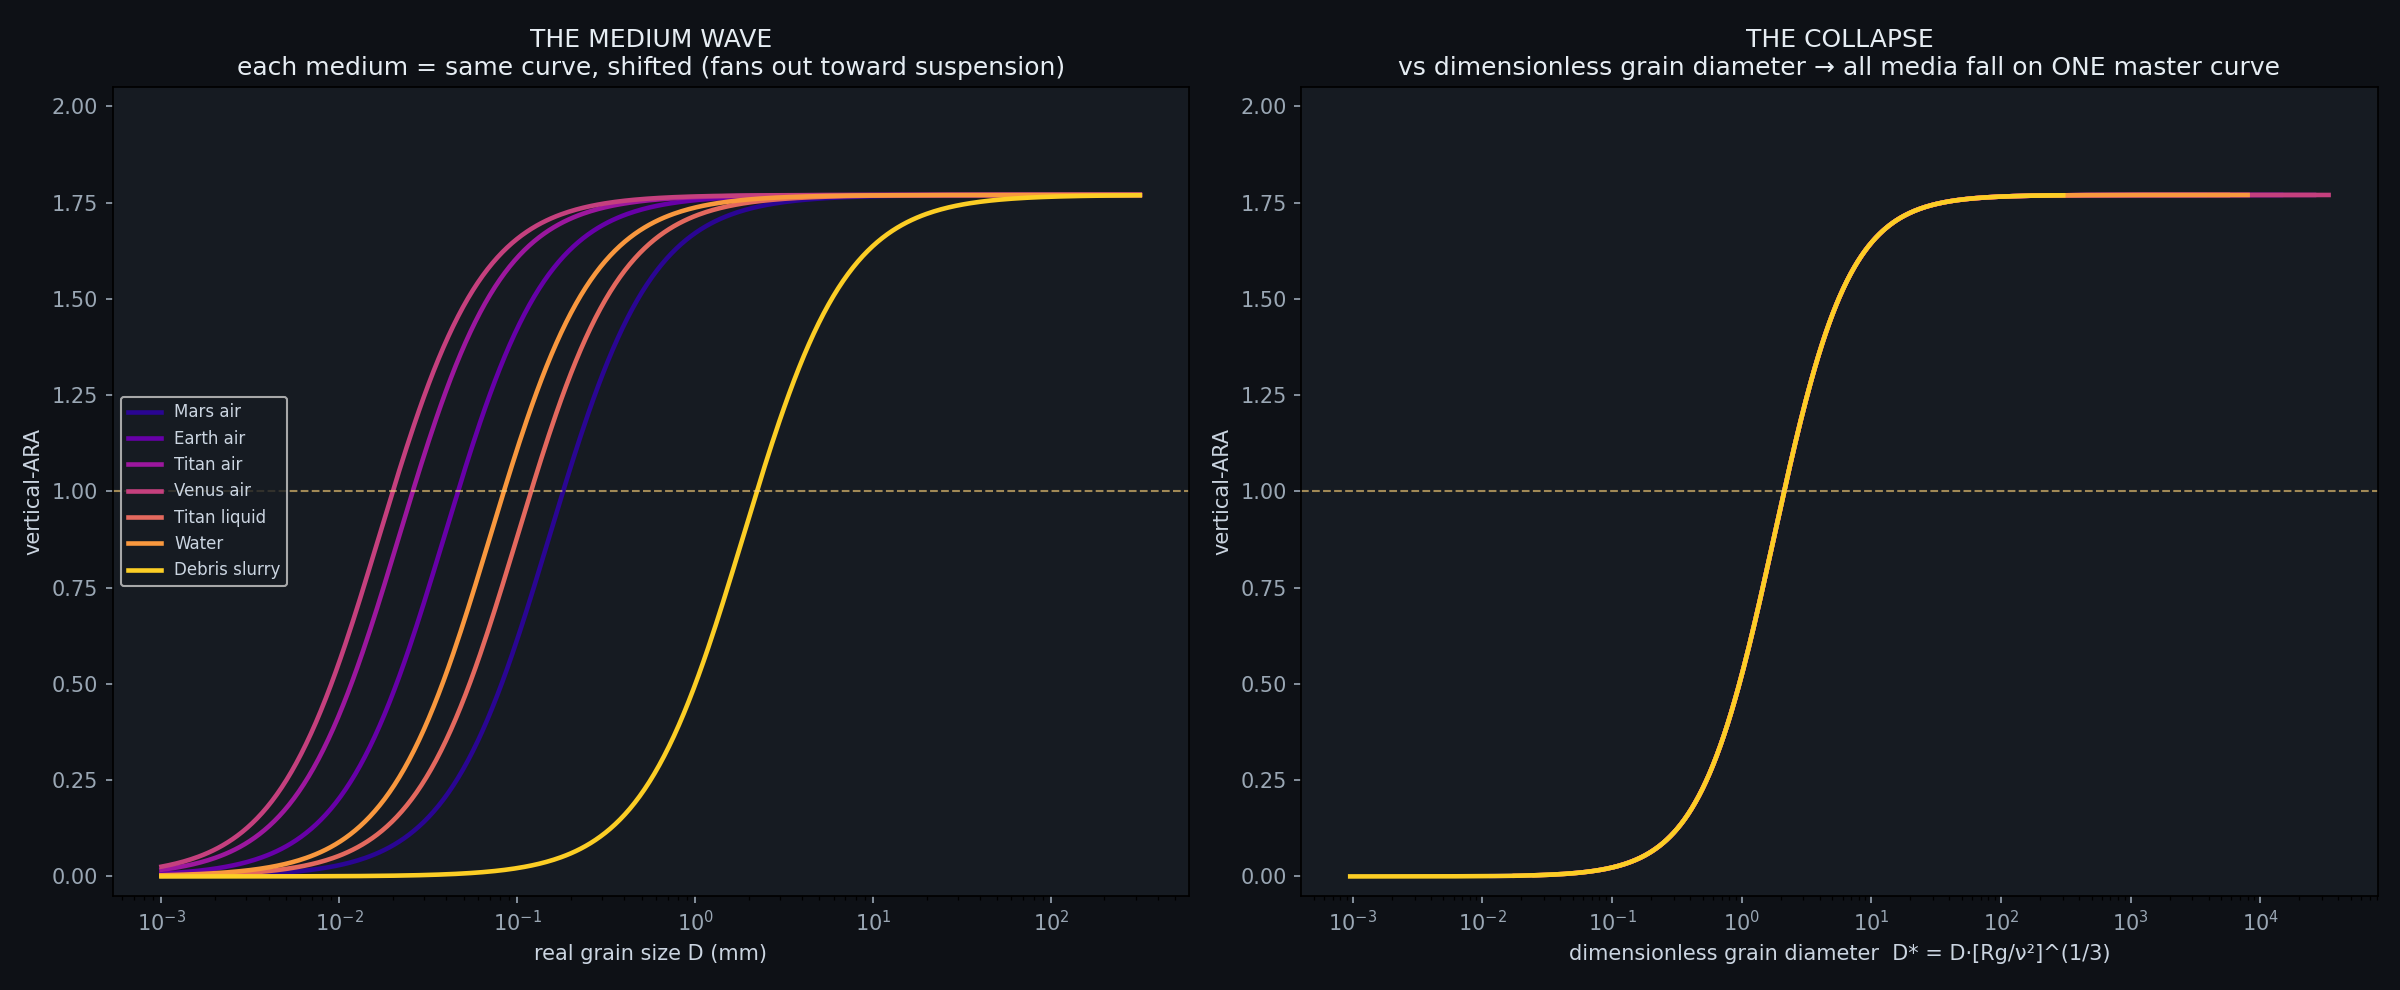

This chart was generated by the following Python code:
"""THE MASTER COLLAPSE: the medium wave (ARA vs real grain size, one curve per medium, fanned)
becomes ONE universal curve when plotted vs the DIMENSIONLESS grain diameter D* = D[Rg/nu^2]^(1/3).
=> medium is fully removed by the standard sediment-transport rescaling; mode (dimension) organizes.
Replicable, deterministic. Sources as in rouse_ara_expanded.py + Ferguson&Church 2004."""
import numpy as np, matplotlib
matplotlib.use("Agg"); import matplotlib.pyplot as plt
import matplotlib.cm as cm
C1=18.;C2=1.
MED={'Mars air':(0.020,5.5e-4,3.71),'Earth air':(1.2,1.5e-5,9.81),'Titan air':(5.3,1.1e-6,1.35),
'Venus air':(65.,5.4e-7,8.87),'Titan liquid':(615.,8.9e-7,1.35),'Water':(1000.,1.0e-6,9.81),
'Debris slurry':(1400.,1.0e-4,9.81)}
def ws(D,rho,nu,g,rs=2650):
    R=rs/rho-1.0; return R*g*D**2/(C1*nu+np.sqrt(0.75*C2*R*g*D**3))
def ARA(s,W=2.0): return 1+np.tanh(np.log(s)/W)
Dg=np.logspace(-6,-0.5,400); rs=2650.
order=['Mars air','Earth air','Titan air','Venus air','Titan liquid','Water','Debris slurry']
pal=cm.plasma(np.linspace(0.05,0.9,len(order)))

fig,(axL,axR)=plt.subplots(1,2,figsize=(16,6.6),facecolor="#0e1116")
for ax in (axL,axR): ax.set_facecolor("#161b22"); ax.tick_params(colors="#9aa7b4"); ax.grid(False)
for md,c in zip(order,pal):
    rho,nu,g=MED[md]; R=rs/rho-1.0
    us=1.5*0.1*np.sqrt(R*g*Dg); a=ARA(ws(Dg,rho,nu,g)/us)
    Dstar=Dg*(R*g/nu**2)**(1/3.)                     # dimensionless grain diameter
    axL.plot(Dg*1e3,a,color=c,lw=2.2,label=f"{md}")
    axR.plot(Dstar,a,color=c,lw=2.2,label=f"{md}")
for ax in (axL,axR):
    ax.axhline(1.0,color="#ffd479",lw=1,ls="--",alpha=0.6)
    ax.set_ylim(-0.05,2.05); ax.set_ylabel("vertical-ARA",color="#cbd5e1")
axL.set_xscale("log"); axR.set_xscale("log")
axL.set_xlabel("real grain size D (mm)",color="#cbd5e1")
axR.set_xlabel("dimensionless grain diameter  D* = D·[Rg/ν²]^(1/3)",color="#cbd5e1")
axL.set_title("THE MEDIUM WAVE\neach medium = same curve, shifted (fans out toward suspension)",color="#e6edf3",fontsize=12)
axR.set_title("THE COLLAPSE\nvs dimensionless grain diameter → all media fall on ONE master curve",color="#e6edf3",fontsize=12)
axL.legend(facecolor="#161b22",labelcolor="#cbd5e1",fontsize=8,loc="center left")
out="/sessions/inspiring-wizardly-hypatia/mnt/SystemFormulaFolder/GIT/ARA-GIT/analysis/vertical_rocks/rouse_ara_master_collapse.png"
plt.tight_layout(); plt.savefig(out,dpi=150,facecolor="#0e1116"); print("saved",out)

# quantify collapse: spread of ARA across media at fixed D vs at fixed D*
def spread(xaxis):
    grid=np.logspace(np.log10(0.5),np.log10(50),40) if xaxis=='Dstar' else np.logspace(-2.3,0.5,40)
    sds=[]
    for xv in grid:
        vals=[]
        for md in order:
            rho,nu,g=MED[md]; R=rs/rho-1.0
            if xaxis=='Dstar': D=xv/(R*g/nu**2)**(1/3.)
            else: D=xv*1e-3
            us=1.5*0.1*np.sqrt(R*g*D); vals.append(ARA(ws(D,rho,nu,g)/us))
        sds.append(np.std(vals))
    return np.mean(sds)
print(f"mean across-media ARA spread  at fixed real grain size D : {spread('D'):.3f}")
print(f"mean across-media ARA spread  at fixed dimensionless D*   : {spread('Dstar'):.3f}")
print("=> D* rescaling removes the medium (spread collapses).")
